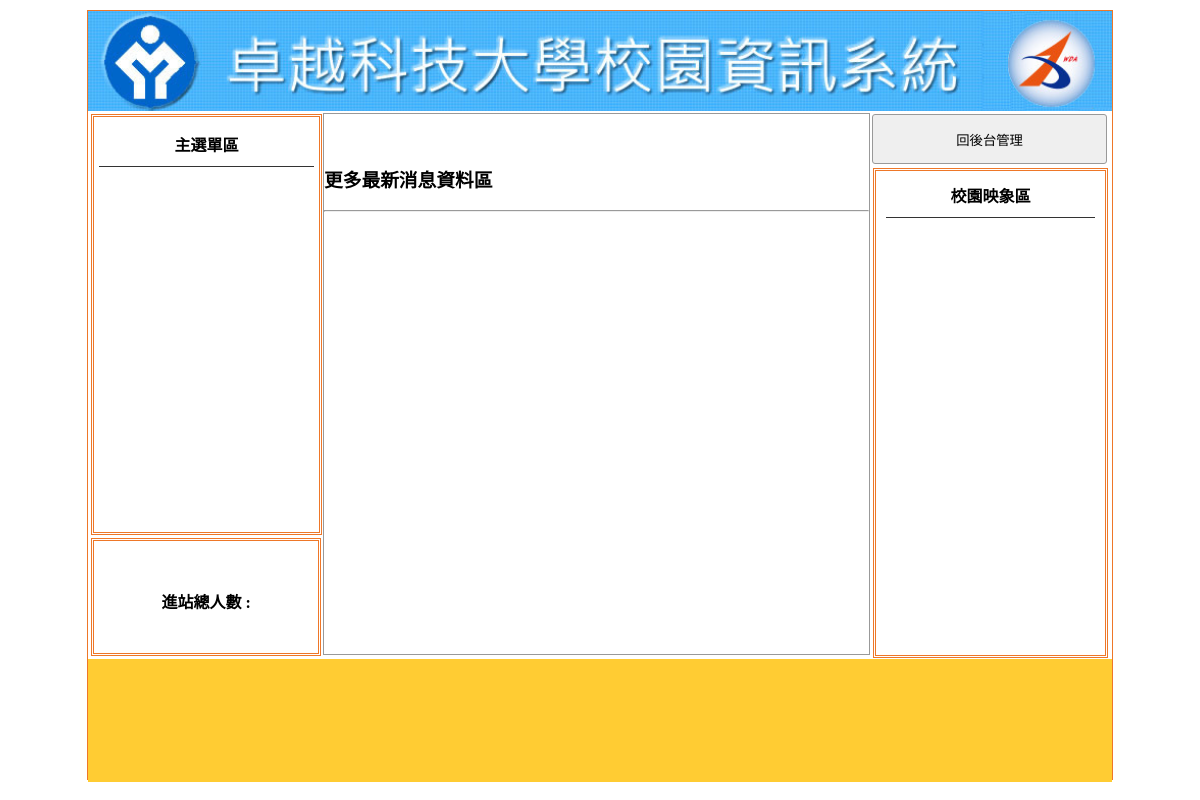
The app's page /index.php?do=news, older data.
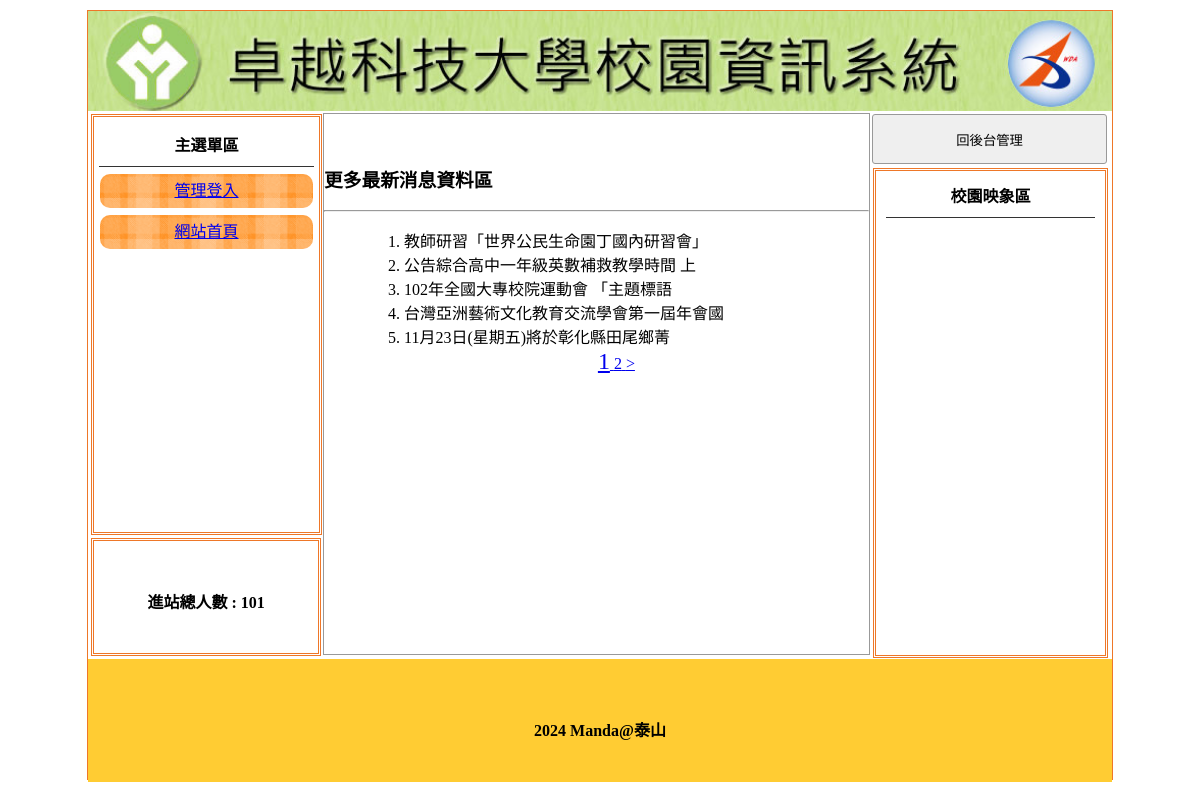
The same page, newer data.
### tables this page shows
CREATE TABLE `titles` (
  `id` int(10) UNSIGNED NOT NULL,
  `img` text NOT NULL,
  `text` text NOT NULL,
  `sh` int(1) UNSIGNED NOT NULL DEFAULT 0
);

CREATE TABLE `menus` (
  `id` int(10) UNSIGNED NOT NULL,
  `href` text NOT NULL,
  `text` text NOT NULL,
  `sh` int(1) UNSIGNED NOT NULL DEFAULT 1,
  `main_id` int(10) UNSIGNED NOT NULL
);

CREATE TABLE `total` (
  `id` int(10) UNSIGNED NOT NULL,
  `total` int(10) NOT NULL
);

CREATE TABLE `news` (
  `id` int(10) UNSIGNED NOT NULL,
  `text` text NOT NULL,
  `sh` int(1) UNSIGNED NOT NULL DEFAULT 1
);

CREATE TABLE `bottom` (
  `id` int(11) NOT NULL,
  `bottom` text NOT NULL
);

### api/db.php (called while the page is built, shortened)
<?php
class DB{
    protected $dsn="mysql:host=localhost;charset=utf8;dbname=db10";
    protected $pdo;
    protected $table;
    function __construct($table){
        $this->table=$table;
        $this->pdo=new PDO($this->dsn,'root','');
    }
    function all(...$arg){
        $sql="SELECT * FROM $this->table ";
        if(!empty($arg[0])){
            if(is_array($arg[0])){
                $where=$this->a2s($arg[0]);
                $sql=$sql . " WHERE ". join(" && ",$where);
            }else{
                $sql .= $arg[0];
            }
        }
        return $this->fetchAll($sql);
    }
    function find($id){
        $sql="SELECT * FROM $this->table ";
        if(is_array($id)){
            $where=$this->a2s($id);
            $sql=$sql . " WHERE ". join(" && ",$where);
        }else{
            $sql .= " WHERE `id`='$id' ";
        }
        return $this->fetchOne($sql);
    }
    function a2s($array){
        $tmp=[];
        foreach($array as $key => $value){
            $tmp[]="`$key`='$value'";
        }
        return $tmp;
    }
    function count($where=[]){
        return $this->math('count','*',$where);
    }
    protected function fetchOne($sql){
        return $this->pdo->query($sql)->fetch(PDO::FETCH_ASSOC);
    }
    protected function fetchAll($sql){
        return $this->pdo->query($sql)->fetchAll(PDO::FETCH_ASSOC);
    }
     protected function math($math,$col='id',$where=[]){
        $sql="SELECT $math($col) FROM $this->table";
        if(!empty($where)){
            $tmp=$this->a2s($where);
            $sql=$sql . " WHERE " . join(" && ", $tmp);
        }
        return $this->pdo->query($sql)->fetchColumn();
    }
}
$Title=new DB('titles');
$News=new DB('news');
$Menu=new DB('menus');
$Total=new DB('total');
$Bottom=new DB('bottom');

### index.php (the view, shortened to what the changed rows need)
<?php include_once "api/db.php";?>
<!DOCTYPE html
    PUBLIC "-//W3C//DTD XHTML 1.0 Transitional//EN" "http://www.w3.org/TR/xhtml1/DTD/xhtml1-transitional.dtd">
<html xmlns="http://www.w3.org/1999/xhtml">
<head>
    <link href="./css/css.css" rel="stylesheet" type="text/css">
</head>
<body>
    <div id="main">
        <a title="<?=$Title->find(['sh'=>1])['text'];?>" href="index.php">
            <div class="ti" style="background:url('./upload/<?=$Title->find(['sh'=>1])['img'];?>'); background-size:cover;"></div>
        </a>
        <div id="ms">
            <div id="lf" style="float:left;">
                <div id="menuput" class="dbor">
                    <span class="t botli">主選單區</span>
                    <?php
                    $mains=$Menu->all(['sh'=>1,'main_id'=>0]);
                    foreach($mains as $main){
                        echo "<div class='mainmu cent'>";
                        echo "<a href='{$main['href']}'>";
                        echo $main['text'];
                        echo "</a>";
                        echo "</div>";
                    }
                    ?>
                </div>
                <div class="dbor" style="margin:3px; width:95%; height:20%; line-height:100px;">
                    <span class="t">進站總人數 :
                    <?=$Total->find(1)['total'];?></span>
                </div>
            </div>
            <?php
			$do=$_GET['do']??'main';
			$file="./front/{$do}.php";
			if(file_exists("{$file}")){
				include $file;
			}else{
				include "./front/main.php";
			}
			?>
            </div>
        </div>
        <div
            style="width:1024px; left:0px; position:relative; background:#FC3; margin-top:4px; height:123px; display:block;">
            <span class="t" style="line-height:123px;"><?=$Bottom->find(1)['bottom'];?></span>
        </div>
    </div>
</body>
</html>

### front/news.php (shortened to what the changed rows need)
<div class="di"
    style="height:540px; border:#999 1px solid; width:53.2%; margin:2px 0px 0px 0px; float:left; position:relative; left:20px;">
    <ul class="ssaa" style="list-style-type:decimal;">
        <?php
            $div=5;
            $total=$News->count();
            $pages=ceil($total/$div);
            $now=$_GET['p']??1;
            $start=($now-1)*$div;
            $rows=$News->all(" limit $start,$div");
            echo "<ol start='".($start+1)."'>";
            foreach($rows as $row){
                echo "<li class='sswww'>";
                echo mb_substr($row['text'],0,20);
                echo "</li>";
            }
        ?>
        </ol>
        <div class="cent">
        <?php
                for($i=1;$i<=$pages;$i++){
                    $size=($i==$now)?"24px":"16px";
                    echo "<a href='?do=$do&p=$i' style='font-size:$size'> ";
                    echo $i;
                    echo "</a>";
                }
                if($now<$pages){
                    $next=$now+1;
                    echo "<a href='?do=$do&p=$next'> > </a>";
                }
                ?>
        </div>
        </ul>
</div>
<div class="di di ad" style="height:540px; width:23%; padding:0px; margin-left:22px; float:left; ">

Row changes from the older to the newer data that the page shows:
no longer on this page (row edited): titles: img (picture)
now on this page (row edited): titles: img (picture)
added menus: text "管理登入"
added menus: text "網站首頁"
added total: total "101"
added news: text "教師研習「世界公民生命園丁國內研習會」"
added news: text "公告綜合高中一年級英數補救教學時間 上"
added news: text "102年全國大專校院運動會 「主題標語"
added news: text "台灣亞洲藝術文化教育交流學會第一屆年會國"
added news: text "11月23日(星期五)將於彰化縣田尾鄉菁"
added bottom: bottom "2024 Manda@泰山"
Text that changed along with them:
new list line: "1"
new list line: "2"
